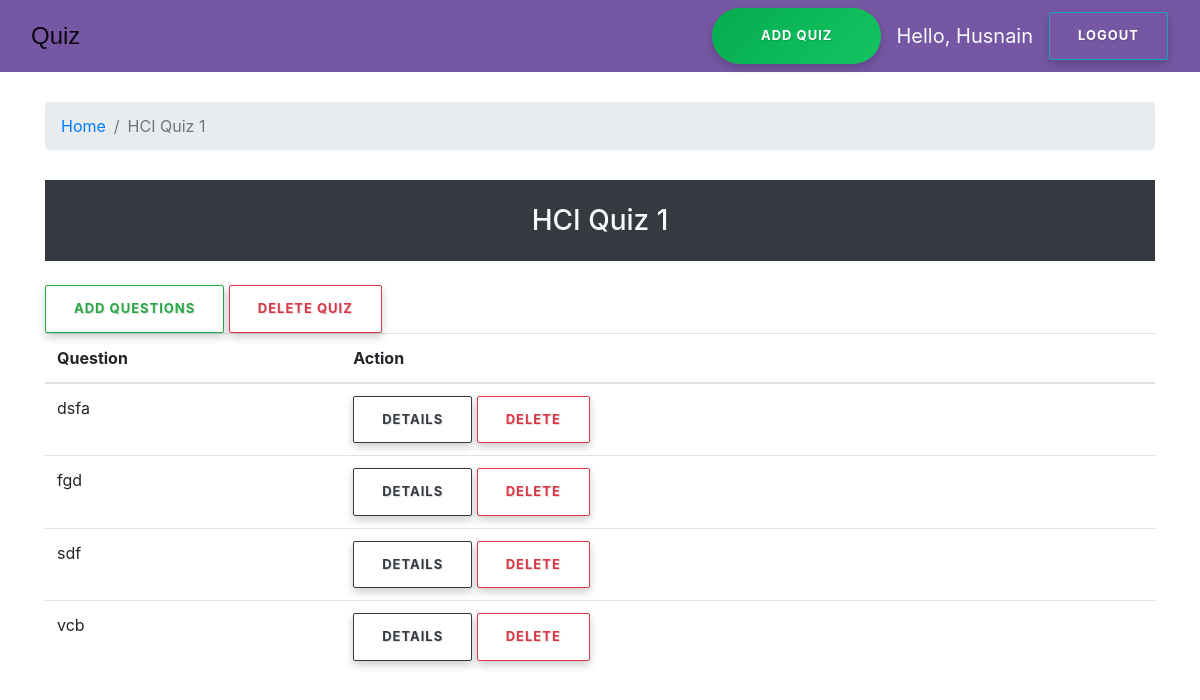
The app's page /quiz/20/ (signed in) with its own data.
### QuizApp/models.py (models this page shows, shortened)
class User(AbstractUser):
    is_student = models.BooleanField(default=False)
    is_teacher = models.BooleanField(default=False)
    email = models.EmailField(unique=True)
    gender = models.CharField(max_length=1, choices=GENDER_CHOICES)
    objects = UserManager()

class Quiz(models.Model):
    owner = models.ForeignKey(User, on_delete=models.CASCADE, related_name='quizzes')
    name = models.CharField(max_length=255)
    date = models.DateTimeField(auto_now_add=True)
    publish = models.BooleanField('publish', default=False)
    class Meta:
        verbose_name_plural: 'Quizzes'

class Question(models.Model):
    quiz = models.ForeignKey(Quiz, on_delete=models.CASCADE, related_name='questions')
    text = models.TextField('Question', max_length=255)

### QuizApp/views.py (the view)
# urls.py: path('quiz/<int:quiz_pk>/', views.quiz_details, name='quiz_details'),
@login_required
def quiz_details(request, quiz_pk):
    if request.user.is_student:
        return HttpResponseBadRequest(content='Not Authorized')
    quiz = Quiz.objects.get(pk=quiz_pk)
    return render(request, 'quiz_details.html', {'quiz': quiz, 'questions': quiz.questions.all()})

### templates/quiz_details.html (shortened to what this page needs)
{%extends 'base.html'%}
{% block content %}
<div class="container">
      <nav aria-label="breadcrumb">
        <ol class="breadcrumb">
          <li class="breadcrumb-item"><a href="/">Home</a></li>
          <li class="breadcrumb-item active" aria-current="page">{{quiz.name}}
            </li>
        </ol>
      </nav>
    <h3 class="shadow-none p-4 mb-4 bg-light w-100 bg-dark text-light text-center">{{quiz.name}}</h3>
    <a class="btn btn-outline-success" href="{%url 'add_question' quiz.pk%}">Add Questions</a>
    <button type="button" class="btn btn-outline-danger" data-toggle="modal" data-target="#exampleModal">
            Delete Quiz
          </button>
    <table class="table table-hover">
        <thead>
        <tr>
            <th>Question</th>
            <th>Action</th>
        </tr>
        </thead>
        <tbody>
        {% for question in questions %}
        <tr>
            <td>{{question.text}}</td>
            <td>
                <a class="btn btn-outline-dark" href="{%url 'question_detail' question.pk%}">Details</a>
                <a class="btn btn-outline-danger" href="{%url 'delete_question' question.pk%}">Delete</a>
            </td>
        </tr>
        {% empty %}
        </tbody>
    </table>
    <kbd>Sorry, No Questions, Add right away</kbd>
    <br>
    {%endfor%}
</div>
{% endblock %}

### templates/base.html (shortened to what this page needs)
{% load static %}
<!DOCTYPE html>
<html lang="en">
<head>
    <link rel="stylesheet" href="{% static 'css/bootstrap.min.css' %}">
    <link rel="stylesheet" href="{% static 'css/app.css' %}">
    <link rel="stylesheet" href="{% static 'css/buttons.css' %}">
    <link href="https://stackpath.bootstrapcdn.com/font-awesome/4.7.0/css/font-awesome.min.css" rel="stylesheet"
>
    <link rel="stylesheet" type="text/css" href="https://cdn.datatables.net/1.10.19/css/jquery.dataTables.css">
</head>
<body>
    <nav class="navbar navbar-expand-lg navbar-light" style="background-color: #7557a3;">
        <div class="container">
            <a style="font-size: x-large; font-family: Verdana, Geneva, Tahoma, sans-serif;" class="navbar-brand"
                href="{% url 'home' %}">Quiz</a>
            {%if user.is_authenticated %}
            {%if user.is_student%}
            <a class="btn btn-success btn-lg" href="{%url 'result_view' %}">Results</a>
            {%else%}
            <a class="btn btn-lg btn-success btn-radius text-white" href="{% url 'add_quiz' %}">Add quiz</a>
            {%endif%}
        </div>
        <span class="text-light navbar-brand">Hello, {{user.username}}</span>
        <div class="">
            <a class="navbar-brand btn btn-outline-info text-white " href="{% url 'signout' %}">Logout</a>
        </div>
        {%else%}
        <div class="navbar-nav ml-auto">
        <a class="btn btn-primary btn-radius" href="{% url 'home' %}">Login</a>
        <a class="btn btn-primary btn-radius" href="{% url 'signup' %}">Sign Up</a>
        </div>
        {%endif%}
    </nav>
    {% block content %}
    {% endblock %}
</body>
</html>

### static/css/app.css (style rules this page uses)
nav { margin-bottom: 30px; }

### static/css/buttons.css (style rules this page uses)
.btn-radius { border-radius: 100px !important; }
.btn { font-size: 13px; font-weight: bold; letter-spacing: 1px; border-radius: 2px; padding: 13px 28px; text-shadow: 1px 1px 1px rgba(0, 0, 0, 0.14); text-transform: uppercase; box-shadow: 0 4px 9px 0 rgba(0, 0, 0, 0.2); }
.btn-lg { padding: 18px 49px; }
.btn-success { background: #05ac50; background: -moz-linear-gradient(-45deg, #05ac50 0%, #21dd72 50%, #05c44e 51%, #05ac50 71%, #05ac50 100%); background: -webkit-linear-gradient(-45deg, #05ac50 0%,#21dd72 50%,#05c44e 51%,#05ac50 71%,#05ac50 100%); background: linear-gradient(135deg, #05ac50 0%,#21dd72 50%,#05c44e 51%,#05ac50 71%,#05ac50 100%); filter: progid:DXImageTransform.Microsoft.gradient( startColorstr='#05ac50', endColorstr='#05ac50',GradientType=1 ); background-size: 400% 400%; -webkit-animation: AnimationName 3s ease infinite; -moz-animation: AnimationName 3s ease infinite; animation: AnimationName 3s ease infinite; -webkit-animation: AnimationName 3s ease infinite; -moz-animation: AnimationName 3s ease infinite; animation: AnimationName 3s ease infinite; border: medium none; }

### records on screen
User: username "Husnain"
Quiz: name "HCI Quiz 1"
Question: text "dsfa"
Question: text "fgd"
Question: text "sdf"
Question: text "vcb"
